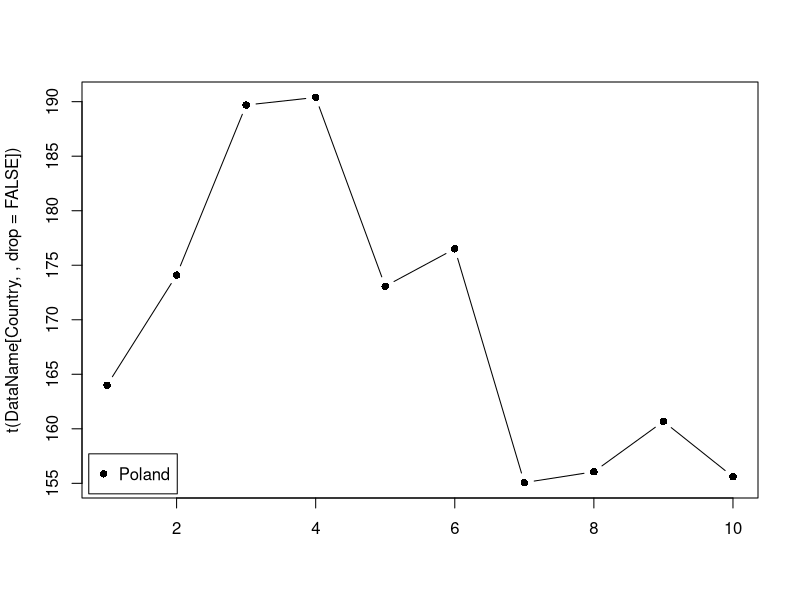
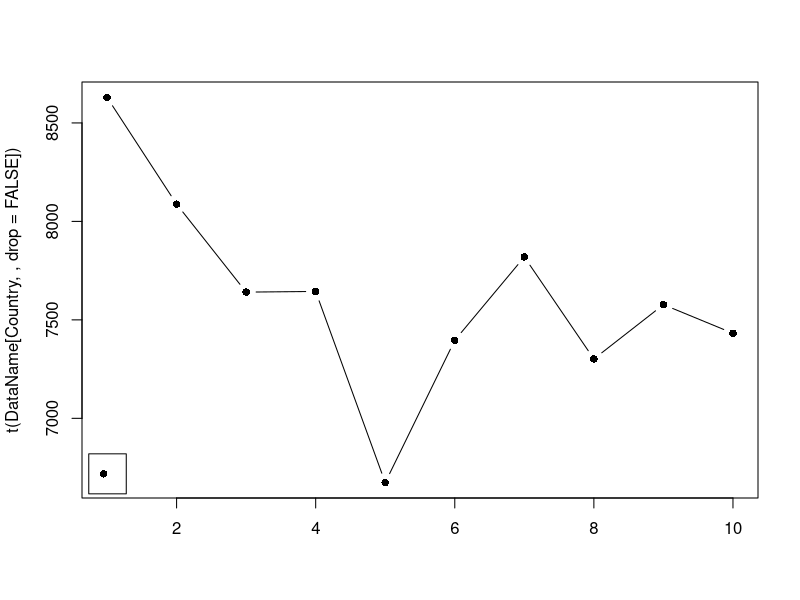
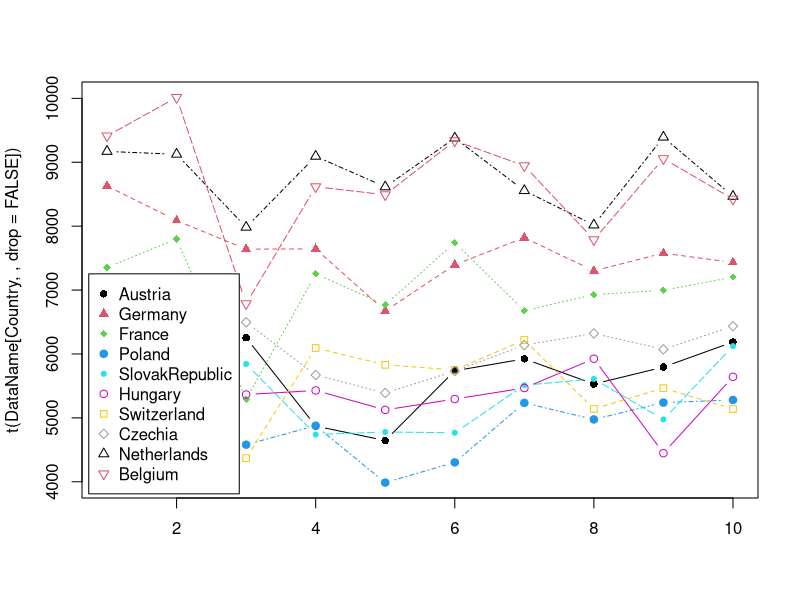

These figures' R source, in order:
Countries <- c("Austria", "Germany", "France", "Poland", "SlovakRepublic", "Hungary", "Switzerland", "Czechia", "Netherlands", "Belgium")
Years <- c("2014", "2015", "2016", "2017", "2018", "2019", "2020", "2021", "2022", "2023")


#Fertilizer Consumption (FC), 2014_2023, kg/ha
Austria_FC <- c(130.8759, 148.7207, 137.795, 141.0312, 133.15, 118.5088, 137.9713, 128.2593, 97.41836, 106.4162)
Germany_FC <- c(217.6957, 202.2739, 197.2283, 178.1189, 166.4811, 174.0987, 163.242, 130.141, 116.8701, 128.5755)
France_FC <- c(168.4267, 170.4009, 163.1391, 177.6248, 170.9708, 157.7226, 179.5401, 171.652, 130.6186, 131.3228)
Poland_FC <- c(164.0007, 174.0975, 189.6909, 190.3915, 173.0766, 176.5084, 155.0673, 156.061, 160.6807, 155.6008)
SlovakRepublic_FC <- c(116.4788, 112.9911, 125.7624, 121.6873, 129.3019, 129.1787, 129.812, 134.494, 118.9025, 106.3213)
Hungary_FC <- c(112.7082, 114.1475, 138.173, 152.3787, 150.8589, 145.9856, 162.6167, 165.4918, 108.3258, 89.5253)
Switzerland_FC <- c(208.4009, 208.9314, 212.1093, 199.8875, 187.7938, 163.4276, 175.1294, 177.1865, 132.5975, 142.6968)
Czechia_FC <- c(162.6573, 192.3137, 196.3834, 182.4207, 174.3607, 165.6915, 144.2165, 148.6243, 152.1399, 113.4345)
Netherlands_FC <- c(247.8526, 266.8052, 291.6858, 290.5583, 274.2693, 273.8018, 276.614, 273.2552, 240.2659, 238.0198)
Belgium_FC <- c(304.0306, 305.478, 275.0542, 269.7356, 266.7612, 265.8833, 257.6437, 252.754, 198.2734, 191.6623)

#Wheat Production (WP), 2014_2023, kg/ha
Austria_WP <- c(5921.7, 5696.2, 6253.4, 4871.2, 4645.3, 5737.2, 5923.4, 5529.9, 5795.2, 6187.7)
Germany_WP <- c(8629.6, 8087.7, 7640.9, 7644.3, 6673.7, 7396.4, 7819.5, 7301.5, 7577.3, 7431.8)
France_WP <- c(7353.0, 7800.8, 5289.6, 7253.8, 6768.0, 7742.8, 6677.6, 6928.4, 6996.7, 7201.6)
Poland_WP <- c(4972.1, 4574.4, 4580.2, 4877.3, 3987.1, 4303.5, 5234.2, 4975.3, 5239.4, 5280.0)
SlovakRepublic_WP <- c(5464.0, 5509.8, 5843.4, 4738.6, 4779.6, 4766.6, 5511.3, 5609.0, 4975.0, 6123.0)
Hungary_WP <- c(4728.8, 5179.6, 5365.4, 5428.7, 5124.4, 5294.9, 5468.0, 5925.4, 4448.1, 5642.3)
Switzerland_WP <- c(6348.9, 5988.2, 4370.5, 6094.0, 5830.1, 5751.4, 6218.6, 5139.5, 5465.7, 5139.7)
Czechia_WP <- c(6510.4, 6355.9, 6495.9, 5670.5, 5389.6, 5732.5, 6138.9, 6321.4, 6072.7, 6435.1)
Netherlands_WP <- c(9169.8, 9125.5, 7983.2, 9093.5, 8614.7, 9378.1, 8556.0, 8018.0, 9393.1, 8467.0)
Belgium_WP <- c(9412.9, 10015.2, 6787.1, 8617.4, 8492.3, 9336.4, 8946.3, 7788.4, 9057.4, 8424.7)

#Fertilizer Consumption (FC) Matrix
FertilizerConsumption <- rbind(Austria_FC, Germany_FC, France_FC, Poland_FC, SlovakRepublic_FC, Hungary_FC, Switzerland_FC, Czechia_FC, Netherlands_FC, Belgium_FC)
rm(Austria_FC, Germany_FC, France_FC, Poland_FC, SlovakRepublic_FC, Hungary_FC, Switzerland_FC, Czechia_FC, Netherlands_FC, Belgium_FC)
rownames(FertilizerConsumption) <- Countries
colnames(FertilizerConsumption) <- Years

#Wheat Production (WP) matrix
WheatProduction <- rbind(Austria_WP, Germany_WP, France_WP, Poland_WP, SlovakRepublic_WP, Hungary_WP, Switzerland_WP, Czechia_WP, Netherlands_WP, Belgium_WP)
rm(Austria_WP, Germany_WP, France_WP, Poland_WP, SlovakRepublic_WP, Hungary_WP, Switzerland_WP, Czechia_WP, Netherlands_WP, Belgium_WP)
rownames(WheatProduction) <-Countries
colnames(WheatProduction) <- Years

#Function for plotting different types of data     
ShowMe <- function(DataName, Country=1:nrow(DataName)) {
  matplot(t(DataName[Country,,drop=FALSE] ), type="b", pch=16:25, col=c(1:8))
  legend("bottomleft", inset = 0.01, legend = Countries[Country], pch=16:25, col=c(1:8), horiz = F)
}


####################### OUTPUTS ####################### 


#Plot your desired data using the ShowMe() function:
ShowMe(FertilizerConsumption, 4)
ShowMe(WheatProduction, "Germany")
ShowMe(WheatProduction)

#Pearson correlation coefficient (PCC) for all countries
Pcc <- cor(as.vector(FertilizerConsumption), as.vector(WheatProduction), method = "pearson")
paste("The Pearson Correlation Coefficient (PCC) value for these two datasets(FC and WP):", round(Pcc, 2))

#Average growth rate for all 10 EU countries from 2014 to 2023
MeanFinalProduction <- mean(WheatProduction[,10]) #Mean of total production value in 2023 for all EU countries
MeanInitialProduction <- mean(WheatProduction[,1]) #Mean of total production value in 2014 for all EU countries 
GrowthRate <- (MeanFinalProduction - MeanInitialProduction) / MeanInitialProduction * 100
paste("The value of average growth rate for all EU counties is:", round(GrowthRate, 2),"%")

